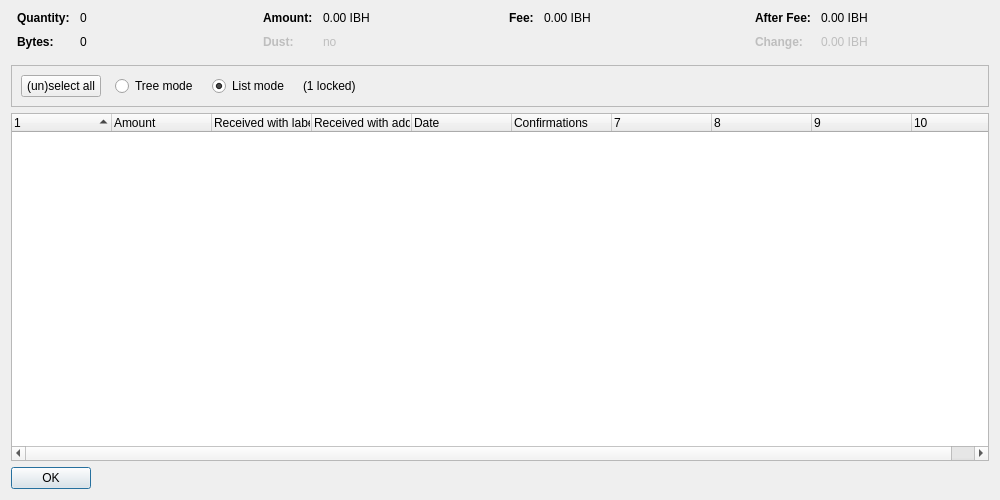
<?xml version="1.0" encoding="UTF-8"?>
<ui version="4.0">
 <class>CoinControlDialog</class>
 <widget class="QDialog" name="CoinControlDialog">
  <property name="geometry">
   <rect>
    <x>0</x>
    <y>0</y>
    <width>1000</width>
    <height>500</height>
   </rect>
  </property>
  <property name="windowTitle">
   <string>Coin Selection</string>
  </property>
  <layout class="QVBoxLayout" name="verticalLayout">
   <item>
    <layout class="QHBoxLayout" name="horizontalLayoutTop" stretch="0,0,0,0">
     <property name="topMargin">
      <number>0</number>
     </property>
     <property name="bottomMargin">
      <number>10</number>
     </property>
     <item>
      <layout class="QFormLayout" name="formLayoutCoinControl1">
       <property name="horizontalSpacing">
        <number>10</number>
       </property>
       <property name="verticalSpacing">
        <number>10</number>
       </property>
       <property name="leftMargin">
        <number>6</number>
       </property>
       <property name="rightMargin">
        <number>6</number>
       </property>
       <item row="0" column="0">
        <widget class="QLabel" name="labelCoinControlQuantityText">
         <property name="font">
          <font>
           <weight>75</weight>
           <bold>true</bold>
          </font>
         </property>
         <property name="text">
          <string>Quantity:</string>
         </property>
        </widget>
       </item>
       <item row="0" column="1">
        <widget class="QLabel" name="labelCoinControlQuantity">
         <property name="cursor">
          <cursorShape>IBeamCursor</cursorShape>
         </property>
         <property name="contextMenuPolicy">
          <enum>Qt::ActionsContextMenu</enum>
         </property>
         <property name="text">
          <string notr="true">0</string>
         </property>
         <property name="textInteractionFlags">
          <set>Qt::LinksAccessibleByMouse|Qt::TextSelectableByKeyboard|Qt::TextSelectableByMouse</set>
         </property>
        </widget>
       </item>
       <item row="1" column="0">
        <widget class="QLabel" name="labelCoinControlBytesText">
         <property name="font">
          <font>
           <weight>75</weight>
           <bold>true</bold>
          </font>
         </property>
         <property name="text">
          <string>Bytes:</string>
         </property>
        </widget>
       </item>
       <item row="1" column="1">
        <widget class="QLabel" name="labelCoinControlBytes">
         <property name="cursor">
          <cursorShape>IBeamCursor</cursorShape>
         </property>
         <property name="contextMenuPolicy">
          <enum>Qt::ActionsContextMenu</enum>
         </property>
         <property name="text">
          <string notr="true">0</string>
         </property>
         <property name="textInteractionFlags">
          <set>Qt::LinksAccessibleByMouse|Qt::TextSelectableByKeyboard|Qt::TextSelectableByMouse</set>
         </property>
        </widget>
       </item>
      </layout>
     </item>
     <item>
      <layout class="QFormLayout" name="formLayoutCoinControl2">
       <property name="horizontalSpacing">
        <number>10</number>
       </property>
       <property name="verticalSpacing">
        <number>10</number>
       </property>
       <property name="leftMargin">
        <number>6</number>
       </property>
       <property name="rightMargin">
        <number>6</number>
       </property>
       <item row="0" column="0">
        <widget class="QLabel" name="labelCoinControlAmountText">
         <property name="font">
          <font>
           <weight>75</weight>
           <bold>true</bold>
          </font>
         </property>
         <property name="text">
          <string>Amount:</string>
         </property>
        </widget>
       </item>
       <item row="0" column="1">
        <widget class="QLabel" name="labelCoinControlAmount">
         <property name="cursor">
          <cursorShape>IBeamCursor</cursorShape>
         </property>
         <property name="contextMenuPolicy">
          <enum>Qt::ActionsContextMenu</enum>
         </property>
         <property name="text">
          <string notr="true">0.00 IBH</string>
         </property>
         <property name="textInteractionFlags">
          <set>Qt::LinksAccessibleByMouse|Qt::TextSelectableByKeyboard|Qt::TextSelectableByMouse</set>
         </property>
        </widget>
       </item>
       <item row="1" column="0">
        <widget class="QLabel" name="labelCoinControlLowOutputText">
         <property name="enabled">
          <bool>false</bool>
         </property>
         <property name="font">
          <font>
           <weight>75</weight>
           <bold>true</bold>
          </font>
         </property>
         <property name="text">
          <string>Dust:</string>
         </property>
        </widget>
       </item>
       <item row="1" column="1">
        <widget class="QLabel" name="labelCoinControlLowOutput">
         <property name="enabled">
          <bool>false</bool>
         </property>
         <property name="cursor">
          <cursorShape>IBeamCursor</cursorShape>
         </property>
         <property name="contextMenuPolicy">
          <enum>Qt::ActionsContextMenu</enum>
         </property>
         <property name="text">
          <string notr="true">no</string>
         </property>
         <property name="textInteractionFlags">
          <set>Qt::LinksAccessibleByMouse|Qt::TextSelectableByKeyboard|Qt::TextSelectableByMouse</set>
         </property>
        </widget>
       </item>
      </layout>
     </item>
     <item>
      <layout class="QFormLayout" name="formLayoutCoinControl3">
       <property name="horizontalSpacing">
        <number>10</number>
       </property>
       <property name="verticalSpacing">
        <number>10</number>
       </property>
       <property name="leftMargin">
        <number>6</number>
       </property>
       <property name="rightMargin">
        <number>6</number>
       </property>
       <item row="0" column="0">
        <widget class="QLabel" name="labelCoinControlFeeText">
         <property name="font">
          <font>
           <weight>75</weight>
           <bold>true</bold>
          </font>
         </property>
         <property name="text">
          <string>Fee:</string>
         </property>
        </widget>
       </item>
       <item row="0" column="1">
        <widget class="QLabel" name="labelCoinControlFee">
         <property name="cursor">
          <cursorShape>IBeamCursor</cursorShape>
         </property>
         <property name="contextMenuPolicy">
          <enum>Qt::ActionsContextMenu</enum>
         </property>
         <property name="text">
          <string notr="true">0.00 IBH</string>
         </property>
         <property name="textInteractionFlags">
          <set>Qt::LinksAccessibleByMouse|Qt::TextSelectableByKeyboard|Qt::TextSelectableByMouse</set>
         </property>
        </widget>
       </item>
      </layout>
     </item>
     <item>
      <layout class="QFormLayout" name="formLayoutCoinControl4">
       <property name="horizontalSpacing">
        <number>10</number>
       </property>
       <property name="verticalSpacing">
        <number>10</number>
       </property>
       <property name="leftMargin">
        <number>6</number>
       </property>
       <property name="rightMargin">
        <number>6</number>
       </property>
       <item row="0" column="0">
        <widget class="QLabel" name="labelCoinControlAfterFeeText">
         <property name="font">
          <font>
           <weight>75</weight>
           <bold>true</bold>
          </font>
         </property>
         <property name="text">
          <string>After Fee:</string>
         </property>
        </widget>
       </item>
       <item row="0" column="1">
        <widget class="QLabel" name="labelCoinControlAfterFee">
         <property name="cursor">
          <cursorShape>IBeamCursor</cursorShape>
         </property>
         <property name="contextMenuPolicy">
          <enum>Qt::ActionsContextMenu</enum>
         </property>
         <property name="text">
          <string notr="true">0.00 IBH</string>
         </property>
         <property name="textInteractionFlags">
          <set>Qt::LinksAccessibleByMouse|Qt::TextSelectableByKeyboard|Qt::TextSelectableByMouse</set>
         </property>
        </widget>
       </item>
       <item row="1" column="0">
        <widget class="QLabel" name="labelCoinControlChangeText">
         <property name="enabled">
          <bool>false</bool>
         </property>
         <property name="font">
          <font>
           <weight>75</weight>
           <bold>true</bold>
          </font>
         </property>
         <property name="text">
          <string>Change:</string>
         </property>
        </widget>
       </item>
       <item row="1" column="1">
        <widget class="QLabel" name="labelCoinControlChange">
         <property name="enabled">
          <bool>false</bool>
         </property>
         <property name="cursor">
          <cursorShape>IBeamCursor</cursorShape>
         </property>
         <property name="contextMenuPolicy">
          <enum>Qt::ActionsContextMenu</enum>
         </property>
         <property name="text">
          <string notr="true">0.00 IBH</string>
         </property>
         <property name="textInteractionFlags">
          <set>Qt::LinksAccessibleByMouse|Qt::TextSelectableByKeyboard|Qt::TextSelectableByMouse</set>
         </property>
        </widget>
       </item>
      </layout>
     </item>
    </layout>
   </item>
   <item>
    <widget class="QFrame" name="frame">
     <property name="minimumSize">
      <size>
       <width>0</width>
       <height>40</height>
      </size>
     </property>
     <property name="frameShape">
      <enum>QFrame::StyledPanel</enum>
     </property>
     <property name="frameShadow">
      <enum>QFrame::Sunken</enum>
     </property>
     <layout class="QHBoxLayout" name="horizontalLayout">
      <item>
       <layout class="QHBoxLayout" name="horizontalLayoutPanel" stretch="0,0,0,0,0">
        <property name="spacing">
         <number>14</number>
        </property>
        <item>
         <widget class="QPushButton" name="pushButtonSelectAll">
          <property name="sizePolicy">
           <sizepolicy hsizetype="Maximum" vsizetype="Fixed">
            <horstretch>0</horstretch>
            <verstretch>0</verstretch>
           </sizepolicy>
          </property>
          <property name="text">
           <string>(un)select all</string>
          </property>
          <property name="autoDefault">
           <bool>false</bool>
          </property>
         </widget>
        </item>
        <item>
         <widget class="QRadioButton" name="radioTreeMode">
          <property name="sizePolicy">
           <sizepolicy hsizetype="Maximum" vsizetype="Fixed">
            <horstretch>0</horstretch>
            <verstretch>0</verstretch>
           </sizepolicy>
          </property>
          <property name="text">
           <string>Tree mode</string>
          </property>
         </widget>
        </item>
        <item>
         <widget class="QRadioButton" name="radioListMode">
          <property name="sizePolicy">
           <sizepolicy hsizetype="Maximum" vsizetype="Fixed">
            <horstretch>0</horstretch>
            <verstretch>0</verstretch>
           </sizepolicy>
          </property>
          <property name="text">
           <string>List mode</string>
          </property>
          <property name="checked">
           <bool>true</bool>
          </property>
         </widget>
        </item>
        <item>
         <widget class="QLabel" name="labelLocked">
          <property name="text">
           <string notr="true">(1 locked)</string>
          </property>
         </widget>
        </item>
        <item>
         <spacer name="horizontalSpacer">
          <property name="orientation">
           <enum>Qt::Horizontal</enum>
          </property>
          <property name="sizeHint" stdset="0">
           <size>
            <width>40</width>
            <height>20</height>
           </size>
          </property>
         </spacer>
        </item>
       </layout>
      </item>
     </layout>
    </widget>
   </item>
   <item>
    <widget class="CoinControlTreeWidget" name="treeWidget">
     <property name="contextMenuPolicy">
      <enum>Qt::CustomContextMenu</enum>
     </property>
     <property name="sortingEnabled">
      <bool>false</bool>
     </property>
     <property name="columnCount">
      <number>10</number>
     </property>
     <attribute name="headerShowSortIndicator" stdset="0">
      <bool>true</bool>
     </attribute>
     <attribute name="headerStretchLastSection">
      <bool>false</bool>
     </attribute>
     <column>
      <property name="text">
       <string/>
      </property>
     </column>
     <column>
      <property name="text">
       <string>Amount</string>
      </property>
     </column>
     <column>
      <property name="text">
       <string>Received with label</string>
      </property>
     </column>
     <column>
      <property name="text">
       <string>Received with address</string>
      </property>
     </column>
     <column>
      <property name="text">
       <string>Date</string>
      </property>
     </column>
     <column>
      <property name="text">
       <string>Confirmations</string>
      </property>
      <property name="toolTip">
       <string>Confirmed</string>
      </property>
     </column>
     <column>
      <property name="text">
       <string/>
      </property>
     </column>
     <column>
      <property name="text">
       <string/>
      </property>
     </column>
     <column>
      <property name="text">
       <string/>
      </property>
     </column>
     <column>
      <property name="text">
       <string/>
      </property>
     </column>
    </widget>
   </item>
   <item>
    <widget class="QDialogButtonBox" name="buttonBox">
     <property name="sizePolicy">
      <sizepolicy hsizetype="Maximum" vsizetype="Fixed">
       <horstretch>0</horstretch>
       <verstretch>0</verstretch>
      </sizepolicy>
     </property>
     <property name="orientation">
      <enum>Qt::Horizontal</enum>
     </property>
     <property name="standardButtons">
      <set>QDialogButtonBox::Ok</set>
     </property>
    </widget>
   </item>
  </layout>
 </widget>
 <customwidgets>
  <customwidget>
   <class>CoinControlTreeWidget</class>
   <extends>QTreeWidget</extends>
   <header>coincontroltreewidget.h</header>
  </customwidget>
 </customwidgets>
 <resources/>
 <connections/>
</ui>
